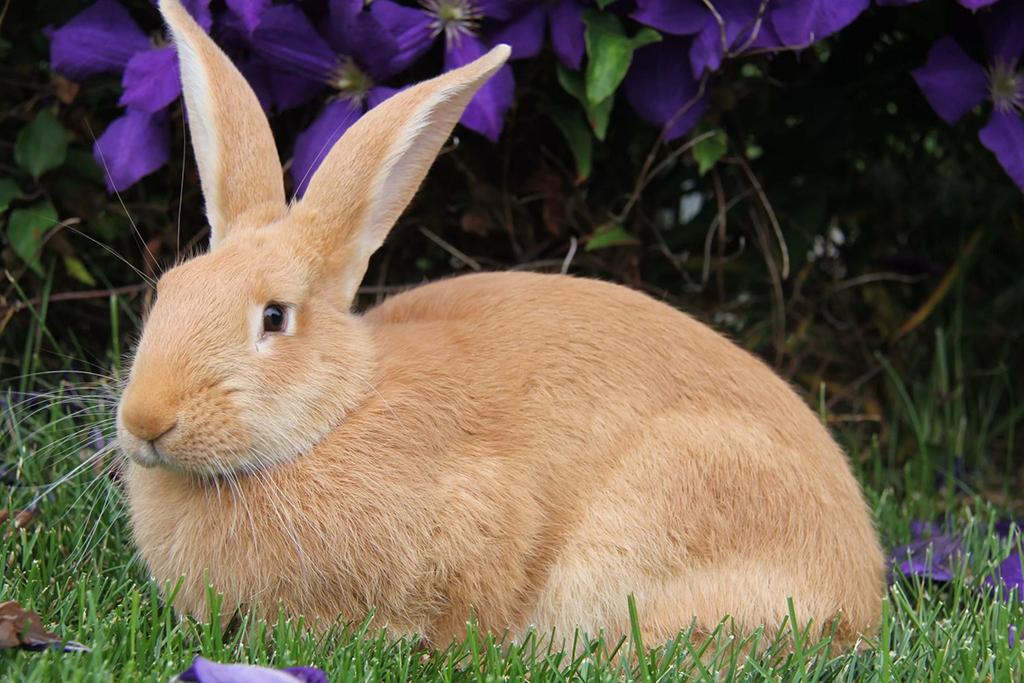
#> input picture 3_7_PyQT_Работа с картинками_Pillow/Practic1/img_1.png, 1024 x 683 px
$ python 3_7_1_Pillow6.py
#> lines starting #> are read from the running program, lines starting #| are printed output that depends on the picture
from PIL import Image
import os

# создание списка изображений
image_list = ["img_1.png", "img_2.png", "img_3.png", "img_4.png"]

# создание папки для хранения уменьшенных копий изображений
if not os.path.exists("thumbnails"):
    os.makedirs("thumbnails")

# изменение размеров и сохранение уменьшенных копий изображений
for image_file in image_list:
    # загрузка изображения
    image = Image.open(image_file)
#> image is the input picture: PIL image 1024x683 RGB; mean R, G, B 107.1, 94, 78.3

    # изменение размера изображения
    size = 128, 128
    image.thumbnail(size)
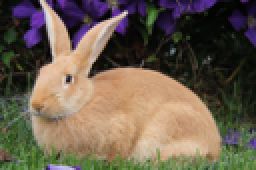
#> image: PIL image 128x85 RGB (shown 2 times larger); mean R, G, B 107.2, 94.1, 78.4

    # сохранение уменьшенной копии изображения
    thumb_file = os.path.join("thumbnails", image_file)
    image.save(thumb_file, "JPEG")

    # отображение уменьшенной копии изображения
    image.show()
#> pass 2 of the loop `for image_file in image_list:`:
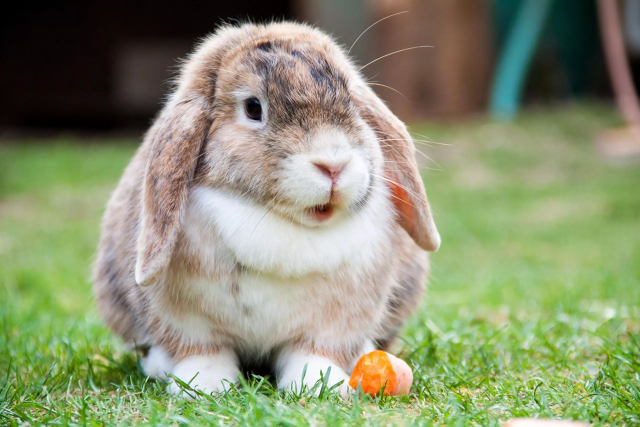
#> input picture 3_7_PyQT_Работа с картинками_Pillow/Practic1/img_2.png, 1280 x 854 px (shown at 1/2 size)
#> image is the input picture: PIL image 1280x854 RGB; mean R, G, B 138.5, 145.1, 113.6
#> `image.thumbnail(size)`:
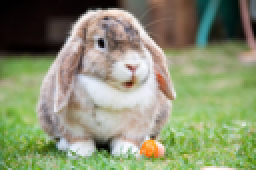
#> image: PIL image 128x85 RGB (shown 2 times larger); mean R, G, B 138.4, 145.1, 113.6
